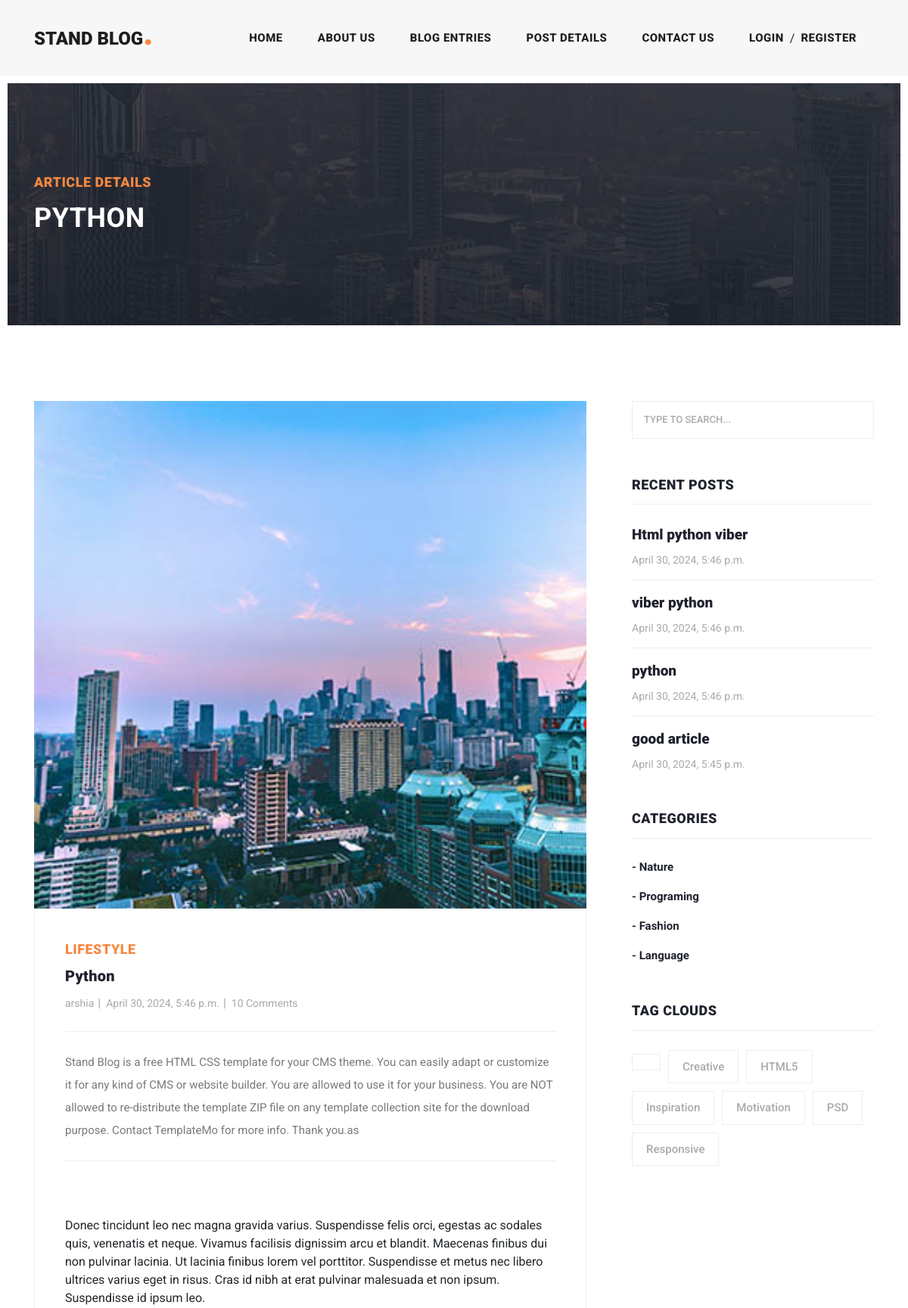
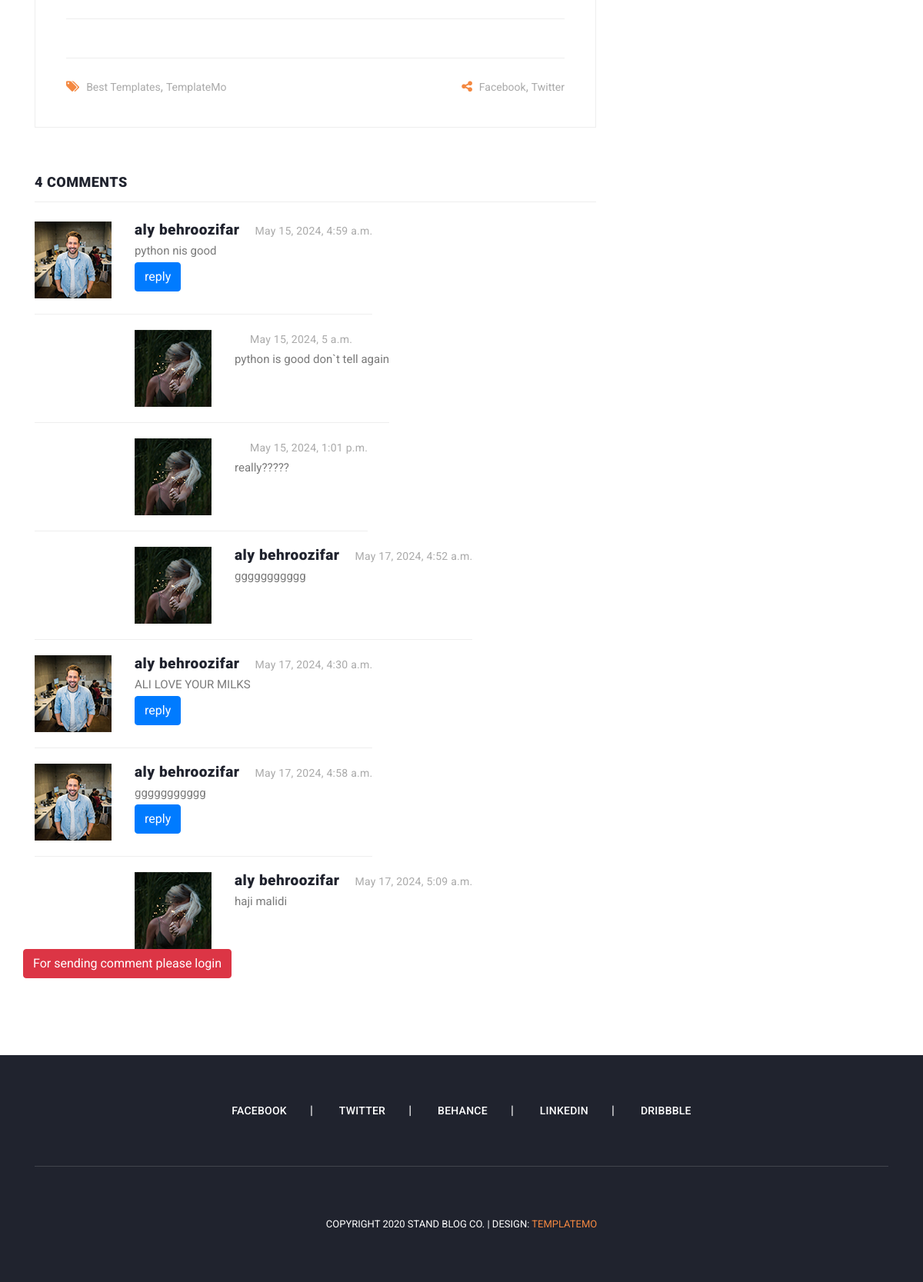
The app's page /articles/detail/python with its own data (2 pictures, top to bottom).
### blog_app/models.py (models this page shows, shortened)
class Article(models.Model):
    auther = models.ForeignKey(User, models.CASCADE, )
    category = models.ManyToManyField(Category, related_name='articles')
    title = models.CharField(max_length=70)
    body = models.TextField()
    image = models.ImageField(upload_to='images/article')
    created = models.DateTimeField(auto_now_add=True)
    updated = models.DateTimeField(auto_now=True)
    slug = models.SlugField(null=True, unique=True, blank=True)
    class Meta:
        ordering = ('created',)

class Comment(models.Model):
    article = models.ForeignKey(Article, on_delete=models.CASCADE, related_name='comments')
    user = models.ForeignKey(User, on_delete=models.CASCADE, related_name='comments')
    parent = models.ForeignKey('self', on_delete=models.CASCADE,null=True,blank=True, related_name='replies')
    body = models.TextField()
    created_at = models.DateTimeField(auto_now_add=True)

class Category(models.Model):
    title = models.CharField(max_length=100)
    created = models.DateTimeField(auto_now_add=True)

### blog_app/views.py (the view)
# urls.py: path('detail/<slug:slug>', views.post_detail, name='detail'),
def post_detail(request, slug):
    article = get_object_or_404(Article, slug=slug)
    comments = Comment.objects.filter(article=article)
    if request.method == 'POST':
        parent_id = request.POST.get('parent_id')
        body = request.POST.get('body')
        Comment.objects.create(body=body, article=article, user=request.user, parent_id=parent_id)
    return render(request, 'blog_app/article_details.html', context={'article': article, "comments": comments})

### home/context_processor.py (called while the page is built)
def recent_article(request):
    recent_article = Article.objects.order_by('-created')
    categories = Category.objects.all()
    return {'recent': recent_article, 'categories': categories}

### blog_app/templates/blog_app/article_details.html (shortened to what this page needs)
{% extends 'base.html' %}
{% load static %}
{% block content %}
    <div class="heading-page header-text">
      <section class="page-heading">
        <div class="container">
          <div class="row">
            <div class="col-lg-12">
              <div class="text-content">
                <h4>Article Details</h4>
                <h2>{{ article.title }}</h2>
              </div>
            </div>
          </div>
        </div>
      </section>
    </div>
    <section class="blog-posts grid-system">
      <div class="container">
        <div class="row">
          <div class="col-lg-8">
            <div class="all-blog-posts">
              <div class="row">
                <div class="col-lg-12">
                  <div class="blog-post">
                    <div class="blog-thumb">
                      <img src="{{ article.image.url }}" alt="">
                    </div>
                    <div class="down-content">
                      <span>Lifestyle</span>
                      <a href="{% url 'blog_app:detail' article.id %}"><h4>{{ article.title }}</h4></a>
                      <ul class="post-info">
                        <li><a href="#">{{ article.auther.username }}</a></li>
                        <li><a href="#">{{ article.created }}</a></li>
                        <li><a href="#">10 Comments</a></li>
                      </ul>
                      <p>{{ article.body }}</p>
                      <br><br>Donec tincidunt leo nec magna gravida varius. Suspendisse felis orci, egestas ac sodales quis, venenatis et neque. Vivamus facilisis dignissim arcu et blandit. Maecenas finibus dui non pulvinar lacinia. Ut lacinia finibus lorem vel porttitor. Suspendisse et metus nec libero ultrices varius eget in risus. Cras id nibh at erat pulvinar malesuada et non ipsum. Suspendisse id ipsum leo.</p>
                      <div class="post-options">
                        <div class="row">
                          <div class="col-6">
                            <ul class="post-tags">
                              <li><i class="fa fa-tags"></i></li>
                              <li><a href="#">Best Templates</a>,</li>
                              <li><a href="#">TemplateMo</a></li>
                            </ul>
                          </div>
                          <div class="col-6">
                            <ul class="post-share">
                              <li><i class="fa fa-share-alt"></i></li>
                              <li><a href="#">Facebook</a>,</li>
                              <li><a href="#"> Twitter</a></li>
                            </ul>
                          </div>
                        </div>
                      </div>
                    </div>
                  </div>
                </div>
                <div class="col-lg-12">
                  <div class="sidebar-item comments">
                    <div class="sidebar-heading">
                      <h2>4 comments</h2>
                    </div>
                    <div class="content">
                      <ul>
                        {% for comment in comments %}
                          {% if comment.parent == None %}
                            <li>
                              <div class="author-thumb">
                                <img src="{% static 'images/comment-author-01.jpg' %}" alt="">
                                </div>
                                <div class="right-content">
                                  <h4>{{ comment.user.get_full_name }}<span>{{ comment.created_at }}</span></h4>
                                  <p>{{comment.body}}</p>
                                  <button onclick="set_value({{comment.id}})" class="btn btn-primary">reply</button>
                                </div>
                            </li>
                              {% for reply in comment.replies.all %}
                              <li class="replied">
                                <div class="author-thumb">
                                <img src="{% static "images/comment-author-02.jpg" %}" alt="">
                              </div>
                              <div class="right-content">
                                <h4>{{ reply.user.get_full_name }}<span>{{ reply.created_at }}</span></h4>
                                <p>{{ reply.body }}</p>
                              </div>
                              </li>
                              {% endfor %}
                            {% endif %}
                          {% endfor %}
                       </ul>
                    </div>
                  </div>
                </div>
                {% if request.user.is_authenticated %}
                <div class="col-lg-12">
                  <div class="sidebar-item submit-comment">
                    <div class="sidebar-heading">
                      <h2>Your comment</h2>
                    </div>
                    <div class="content">
                      <form id="comment" action="#" method="post">
                        {% csrf_token %}
                        <div class="row">
                          <input type="hidden" id="parent_id" value="" name="parent_id">
                          <div class="col-lg-12">
                            <fieldset>
                              <textarea name="body" rows="6" id="body" placeholder="Type your comment" required=""></textarea>
                            </fieldset>
                          </div>
                          <div class="col-lg-12">
                            <fieldset>
                              <button type="submit" id="form-submit" class="main-button">Submit</button>
                            </fieldset>
                          </div>
                        </div>
                      </form>
                    </div>
                  </div>
                </div>
                {% else %}
                <a class="btn btn-danger" href="{% url 'accounts_app:login' %}">For sending comment please login</a>
                {% endif %}
              </div>
            </div>
          </div>
        {% include 'includes/sidebar.html' %}
        </div>
      </div>
    </section>
{% endblock %}

### templates/includes/sidebar.html
<div class="col-lg-4">
    <div class="sidebar">
      <div class="row">
        <div class="col-lg-12">
          <div class="sidebar-item search">
            <form id="search_form" name="gs" method="GET" action="{% url 'blog_app:search_articles' %}">
              <input type="text" name="q" class="searchText" placeholder="type to search..." autocomplete="on">
            </form>
          </div>
        </div>
        <div class="col-lg-12">
          <div class="sidebar-item recent-posts">
            <div class="sidebar-heading">
              <h2>Recent Posts</h2>
            </div>
            <div class="content">
              <ul>
                {% for article in recent %}
                <li><a href="post-details.html">
                    <h5>{{ article.title }}</h5>
                    <span>{{ article.created }}</span>
                  </a></li>
                {% endfor %}
              </ul>
            </div>
          </div>
        </div>
        <div class="col-lg-12">
          <div class="sidebar-item categories">
            <div class="sidebar-heading">
              <h2>Categories</h2>
            </div>
            <div class="content">
              <ul>
                {% for cat in categories %}
                <li><a href="{% url 'blog_app:category_detail' cat.id %}">- {{ cat.title }}</a></li>
                {% endfor %}
              </ul>
            </div>
          </div>
        </div>
        <div class="col-lg-12">
          <div class="sidebar-item tags">
            <div class="sidebar-heading">
              <h2>Tag Clouds</h2>
            </div>
            <div class="content">
              <ul>
                <li><a href="#">{{name}}</a></li>
                <li><a href="#">Creative</a></li>
                <li><a href="#">HTML5</a></li>
                <li><a href="#">Inspiration</a></li>
                <li><a href="#">Motivation</a></li>
                <li><a href="#">PSD</a></li>
                <li><a href="#">Responsive</a></li>
              </ul>
            </div>
          </div>
        </div>
      </div>
    </div>
  </div>

### records on screen
Article: title "PYTHON", image (picture), title "Python", auther.username "arshia", created "April 30, 2024, 5:46 p.m.", body "Stand Blog is a free HTML CSS template for your CMS theme. You can easily adapt or customize it for any kind of CMS or website builder. You are allowed to use it for your business. You are NOT allowed to re-distribute the template ZIP file on any template collection site for the download purpose. Contact TemplateMo for more info. Thank you.as", title "python"
Comment: user.get_full_name "aly behroozifar", created_at "May 15, 2024, 4:59 a.m.", body "python nis good"
Comment: created_at "May 15, 2024, 5 a.m.", body "python is good don`t tell again"
Comment: created_at "May 15, 2024, 1:01 p.m.", body "really?????"
Comment: user.get_full_name "aly behroozifar", created_at "May 17, 2024, 4:52 a.m.", body "ggggggggggg"
Comment: user.get_full_name "aly behroozifar", created_at "May 17, 2024, 4:30 a.m.", body "ALI LOVE YOUR MILKS"
Comment: user.get_full_name "aly behroozifar", created_at "May 17, 2024, 4:58 a.m.", body "ggggggggggg"
Comment: user.get_full_name "aly behroozifar", created_at "May 17, 2024, 5:09 a.m.", body "haji malidi"
Article: title "Html python viber", created "April 30, 2024, 5:46 p.m."
Article: title "viber python", created "April 30, 2024, 5:46 p.m."
Article: title "good article", created "April 30, 2024, 5:45 p.m."
Category: title "Nature"
Category: title "Programing"
Category: title "Fashion"
Category: title "Language"
